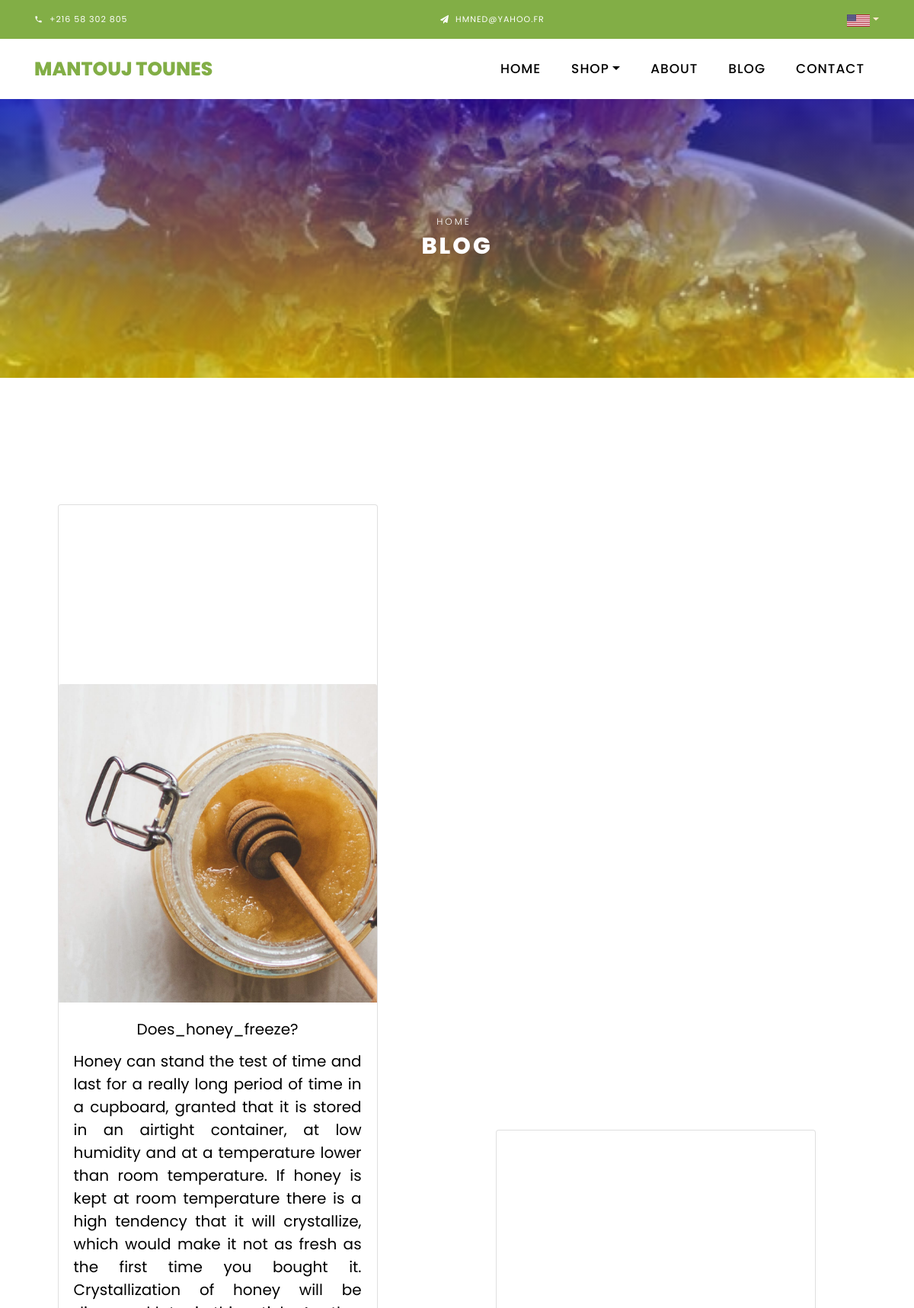
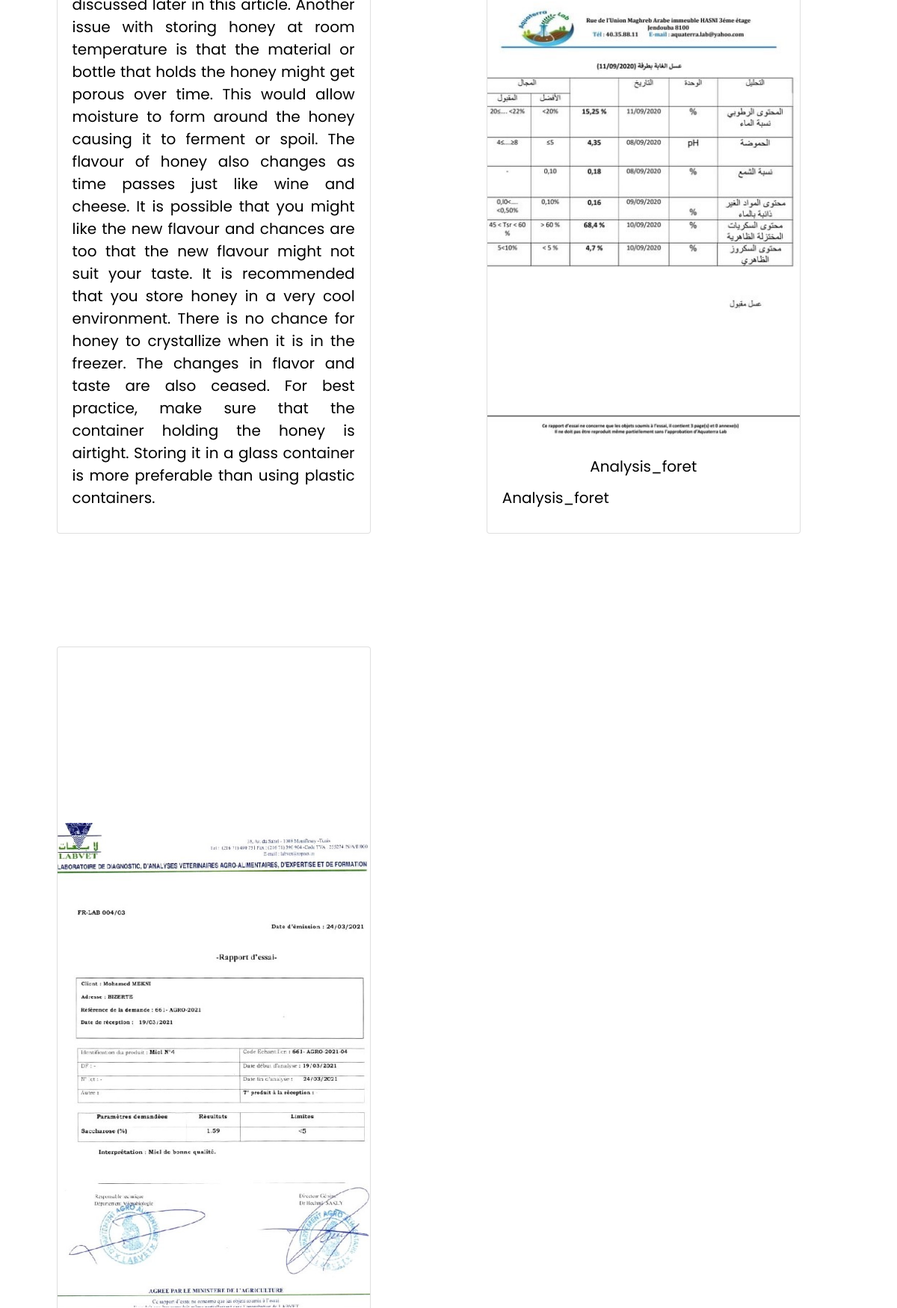
Page /blog (upper part) on the committed database (2 pictures, top to bottom).
### blog/models.py (models this page shows, shortened)
class BlogClass(models.Model):
    ENtitle = models.CharField(max_length=200)
    FRtitle = models.CharField(max_length=200)
    ARtitle = models.CharField(max_length=200)
    image = models.ImageField(upload_to='pics', blank=True, null=True, default='#')
    ENdescription = models.TextField(max_length=2000)
    FRdescription = models.TextField(max_length=2000)
    ARdescription = models.TextField(max_length=2000)
    imageW = models.FloatField()
    imaheH = models.FloatField()
    pdflink = models.CharField(max_length=100000000000, default="#", blank=True)
    video = models.FileField(upload_to='pics', blank=True)

### princ/views.py (the view)
# urls.py: path('blog', views.blog, name='blog'),
def blog(request):
    blogPosts = BlogClass.objects.all()
    return render(request, 'blog.html', context={'blog': blogPosts,})

### template/blog.html (shortened to what this page needs)
{% load static %}
<!DOCTYPE html>
<html lang="en">
  <head>
    <link rel="stylesheet" href="{% static 'css/open-iconic-bootstrap.min.css' %}">
    <link rel="stylesheet" href="{% static 'css/animate.css' %}">
    <link rel="stylesheet" href="{% static 'css/owl.carousel.min.css' %}">
    <link rel="stylesheet" href="{% static 'css/owl.theme.default.min.css' %}">
    <link rel="stylesheet" href="{% static 'css/magnific-popup.css' %}">
    <link rel="stylesheet" href="{% static 'css/aos.css' %}">
    <link rel="stylesheet" href="{% static 'css/ionicons.min.css' %}">
    <link rel="stylesheet" href="{% static 'css/bootstrap-datepicker.css' %}">
    <link rel="stylesheet" href="{% static 'css/jquery.timepicker.css' %}">
    <link rel="stylesheet" href="{% static 'css/flaticon.css' %}">
    <link rel="stylesheet" href="{% static 'css/icomoon.css' %}">
    <link rel="stylesheet" href="{% static 'css/style.css' %}">
  </head>
  <body class="goto-here">
    <div class="py-1 bg-primary">
      <div class="container">
        <div class="row no-gutters d-flex align-items-start align-items-center px-md-0">
          <div class="col-lg-12 d-block">
            <div class="row d-flex">
              <div class="col-md pr-4 d-flex topper align-items-center">
                <div class="icon mr-2 d-flex justify-content-center align-items-center">
                  <span class="icon-phone2"></span>
                </div>
                <span class="text">+216 58 302 805</span>
              </div>
              <div class="col-md pr-4 d-flex topper align-items-center">
                <div class="icon mr-2 d-flex justify-content-center align-items-center">
                  <span class="icon-paper-plane"></span>
                </div>
                <span class="text">Hmned@yahoo.fr</span>
              </div>
              <div class="#">
                <a class="nav-link dropdown-toggle" href="#" id="dropdown04" data-toggle="dropdown" aria-haspopup="true"
                  aria-expanded="false" style="color: blanchedalmond;"><img src="{% static 'images/us.svg' %}" alt=""
                    width="30px" length="30px" /></a>
              </div>
            </div>
          </div>
        </div>
      </div>
    </div>
    <nav class="navbar navbar-expand-lg navbar-dark ftco_navbar bg-dark ftco-navbar-light" id="ftco-navbar">
      <div class="container">
        <a class="navbar-brand" href="/">MANTOUJ TOUNES</a>
        <div class="collapse navbar-collapse" id="ftco-nav">
          <ul class="navbar-nav ml-auto">
            <li class="nav-item"><a href="/" class="nav-link">Home</a></li>
            <li class="nav-item dropdown">
              <a class="nav-link dropdown-toggle" href="#" id="dropdown04" data-toggle="dropdown" aria-haspopup="true"
                aria-expanded="false">Shop</a>
            </li>
            <li class="nav-item">
              <a href="about" class="nav-link">About</a>
            </li>
            <li class="nav-item active">
              <a href="blog" class="nav-link">Blog</a>
            </li>
            <li class="nav-item">
              <a href="contact" class="nav-link">Contact</a>
            </li>
          </ul>
        </div>
      </div>
    </nav>
    <div class="hero-wrap hero-bread" style="background-image:linear-gradient(rgba(0, 0, 255, 0.5), rgba(255, 255, 0, 0.5)), url({% static 'images/img6.jpg' %});">
      <div class="container">
        <div class="row no-gutters slider-text align-items-center justify-content-center">
          <div class="col-md-9 ftco-animate text-center">
          	<p class="breadcrumbs"><span class="mr-2"><a href="/">Home</a></span></p>
            <h1 class="mb-0 bread">Blog</h1>
          </div>
        </div>
      </div>
    </div>
    <section class="ftco-section" >
    	<div class="">
            {% for a in blog %}
            <div id="{{ a.ENitle }}" class="card" style=" width: 35%; margin:2cm; display:inline-block; height:auto">
              <div class="embed-responsive embed-responsive-16by9">
                <iframe class="embed-responsive-item" src="{{ a.video }}" allowfullscreen></iframe>
              </div>
              <img class="card-img-top" src="{{ a.image.url }}" alt="Card image cap"></a>
              <div class="card-body">
                <h5 class="card-title" align="center">{{ a.ENtitle }}</h5>
                <h5 class="card-title" align="justify">{{ a.ENdescription }}</h5>
              </div>
            </div>
             {% endfor %}
    		</div>
    </section>
  </body>
</html>

### static/css/icomoon.css (style rules this page uses)
[class^="icon-"], [class*=" icon-"] { font-family: 'icomoon' !important; speak: none; font-style: normal; font-weight: normal; font-variant: normal; text-transform: none; line-height: 1; -webkit-font-smoothing: antialiased; -moz-osx-font-smoothing: grayscale; }
.icon-paper-plane:before { content: "\f1d8"; }
.icon-phone2:before { content: "\e0cd"; }

### rows in the picture
BlogClass: image (picture), ENtitle "Does_honey_freeze?", ENdescription "Honey can stand the test of time and last for a really long period of time in a cupboard, granted that it is stored in an airtight container, at low humidity and at a temperature lower than room temperature. If honey is kept at room temperature there is a high tendency that it will crystallize, which would make it not as fresh as the first time you bought it. Crystallization of honey will be discussed later in this article. Another issue with storing honey at room temperature is that the material or bottle that holds the honey might get porous over time. This would allow moisture to form around the honey causing it to ferment or spoil. The flavour of honey also changes as time passes just…"
BlogClass: image (picture), ENtitle "Analysis_foret", ENdescription "Analysis_foret"
BlogClass: image (picture)
